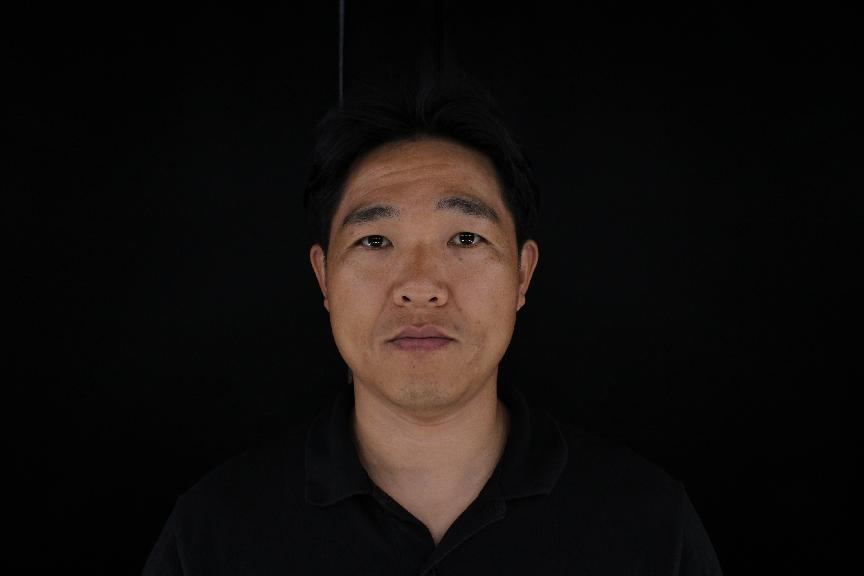
#> input picture image_modeling/augmented_data/가을_딥/3_aug000.jpg, 864 x 576 px; its folder holds only this picture in this run
$ python extract_features.py
#> lines starting #> are read from the running program, lines starting #| are printed output that depends on the picture; after the words box and inside, x2 and y2 are one past the last pixel; in counts of white or black regions, pixels touching at a corner belong together
### image_modeling/landmark_classifier.py
"""
개선된 눈 위치 기반 피부톤 분류기
- Eye-based 동적 ROI
- L 절대값 대신 a, b 중심 분류
- 얼굴 내부 정규화 (이마/볼/턱 비율)
- Median + outlier 제거 (percentile 10~90)
"""
import cv2
import numpy as np
from image_modeling.personal_color_classifier import PersonalColorClassifier


class RobustLandmarkClassifier(PersonalColorClassifier):
    """조명에 강건한 눈 위치 기반 분류기"""

    def __init__(self):
        super().__init__()
        # 눈 검출기 추가
        self.eye_cascade = cv2.CascadeClassifier(
            cv2.data.haarcascades + 'haarcascade_eye.xml'
        )

        # ML 모델 로드 (Gradio 앱 로직용)
        try:
            import pickle
            import os
            current_dir = os.path.dirname(os.path.abspath(__file__))
            model_path = os.path.join(current_dir, 'full_season_ml_model.pkl')
            if os.path.exists(model_path):
                with open(model_path, 'rb') as f:
#> (reads image_modeling/full_season_ml_model.pkl from the repository)
#> in main, image is the input picture: shape (576, 864, 3); mean B, G, R 13.7, 15.6, 19.9
                    data = pickle.load(f)
                    self.season_model = data['model']
            else:
                self.season_model = None
        except Exception as e:
            print(f"Warning: ML model load failed: {e}")
            self.season_model = None

    def apply_white_balance(self, image):
        """
        Gray World 화이트 밸런스
        - 이미지의 평균 색상을 회색(중립)으로 조정
        - a*, b* 값의 색편향(cast) 제거
        """
        # LAB 변환
        lab = cv2.cvtColor(image, cv2.COLOR_BGR2LAB)
#> lab: shape (576, 864, 3); mean of channels 0, 1, 2 16.1, 129.5, 129.8
        L, a, b = cv2.split(lab)
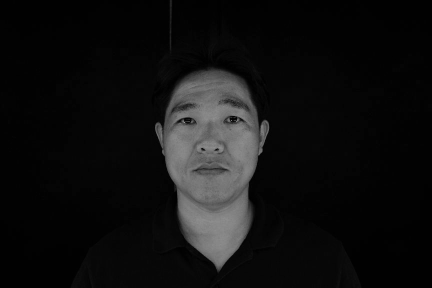
#> L: shape (576, 864) (shown at 1/2 size); min 0, max 222, mean 16.1
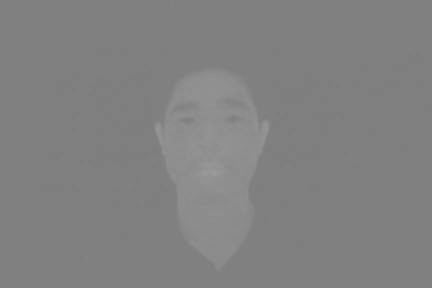
#> a: shape (576, 864) (shown at 1/2 size); min 124, max 156, mean 129.5

        # Gray World: a, b 채널의 평균을 128(중립)로 조정
        a_mean = np.mean(a)
#> a_mean = 129.5
        b_mean = np.mean(b)
#> b_mean = 129.8

        # 중립값(128)으로 5%만 shift (피부톤 보존)
        strength = 0.05  # 5% 강도
        a_shift = (a_mean - 128) * strength
#> a_shift = 0.0736
        b_shift = (b_mean - 128) * strength
#> b_shift = 0.092

        a_corrected = np.clip(a.astype(float) - a_shift, 0, 255).astype(np.uint8)
        b_corrected = np.clip(b.astype(float) - b_shift, 0, 255).astype(np.uint8)

        # LAB 재결합
        lab_corrected = cv2.merge([L, a_corrected, b_corrected])
#> lab_corrected: shape (576, 864, 3); mean of channels 0, 1, 2 16.1, 128.5, 128.8

        # BGR 변환
        image_wb = cv2.cvtColor(lab_corrected, cv2.COLOR_LAB2BGR)

        print(f"[DEBUG] 화이트 밸런스 (5%): a {a_mean:.1f}→{a_mean-a_shift:.1f}, b {b_mean:.1f}→{b_mean-b_shift:.1f}")
#| [DEBUG] 화이트 밸런스 (5%): a 129.5→129.4, b 129.8→129.7

        return image_wb

    def detect_face_and_extract_skin(self, image):
        """
        얼굴 검출 및 눈 위치 기반 볼 영역 추출
        """
        # 화이트밸런스 보정 활성화 (조명 정규화)
        image_wb = self.apply_white_balance(image)

        # 그레이스케일 변환 (보정된 이미지 사용)
        gray = cv2.cvtColor(image_wb, cv2.COLOR_BGR2GRAY)

        # 얼굴 검출
        faces = self.face_cascade.detectMultiScale(
            gray, scaleFactor=1.1, minNeighbors=5, minSize=(100, 100)
        )
#> faces = [[288, 140, 266, 266]]

        if len(faces) == 0:
            return None, None, None, None

        # 가장 큰 얼굴 선택
        x, y, w, h = max(faces, key=lambda f: f[2] * f[3])
#> x = 288; y = 140; w = 266; h = 266

        # 얼굴 영역 (화이트밸런스 보정된 이미지 사용)
        face_roi = image_wb[y:y+h, x:x+w]
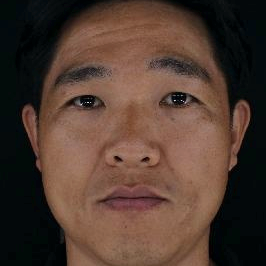
#> face_roi: shape (266, 266, 3); mean B, G, R 49.1, 59.8, 81.3
        gray_face = gray[y:y+h, x:x+w]
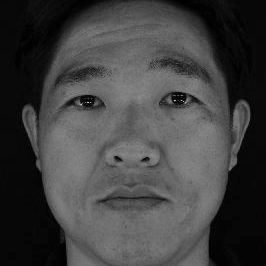
#> gray_face: shape (266, 266); min 1, max 218, mean 65

        # 얼굴 영역 내에서 눈 검출
        eyes = self.eye_cascade.detectMultiScale(
            gray_face, scaleFactor=1.1, minNeighbors=10, minSize=(20, 20)
        )
#> eyes = [[154, 77, 45, 45], [60, 78, 49, 49]]

        # 눈 위치 기반 ROI 계산
        h_roi, w_roi = face_roi.shape[:2]

        # 눈 검출 필터링 (너무 큰 것, 너무 아래 있는 것 제외)
        valid_eyes = []
        for (ex, ey, ew, eh) in eyes:
            # 눈 크기 검증: 얼굴 너비의 10~25%
            if not (0.1 * w_roi <= ew <= 0.25 * w_roi):
                continue
            # 눈 위치 검증: 얼굴 상단 20~45% 사이
            eye_center_y = ey + eh // 2
            if not (0.2 * h_roi <= eye_center_y <= 0.45 * h_roi):
                continue
            valid_eyes.append((ex, ey, ew, eh))
#> this loop made 2 passes
#> (ex, ey, ew, eh, eye_center_y) on passes 1 to 2: (154, 77, 45, 45, 99), (60, 78, 49, 49, 102)
#> after the loop, valid_eyes = [(154, 77, 45, 45), (60, 78, 49, 49)]

        if len(valid_eyes) >= 2:
            # 유효한 눈이 2개 이상 검출된 경우
            # x 좌표로 정렬 (왼쪽/오른쪽)
            valid_eyes = sorted(valid_eyes, key=lambda e: e[0])
#> valid_eyes = [(60, 78, 49, 49), (154, 77, 45, 45)]
            left_eye = valid_eyes[0]
#> left_eye = (60, 78, 49, 49)
            right_eye = valid_eyes[-1]
#> right_eye = (154, 77, 45, 45)

            # 눈의 중심점
            left_eye_y = left_eye[1] + left_eye[3] // 2
#> left_eye_y = 102
            right_eye_y = right_eye[1] + right_eye[3] // 2
#> right_eye_y = 99
            eye_line_y = (left_eye_y + right_eye_y) // 2
#> eye_line_y = 100

            # 눈 기준선 아래로 광대 위치 추정
            cheekbone_y = eye_line_y + int(h_roi * 0.15)
#> cheekbone_y = 139
            lower_cheek_y = cheekbone_y + int(h_roi * 0.12)
#> lower_cheek_y = 170

            # 이마 영역 (눈 위)
            forehead_y = max(int(h_roi * 0.15), eye_line_y - int(h_roi * 0.15))
#> forehead_y = 61

            # 턱 영역 (광대 아래보다 더 아래)
            chin_y = min(int(h_roi * 0.75), lower_cheek_y + int(h_roi * 0.15))
#> chin_y = 199

            eyes_detected = True
        else:
            # 눈 검출 실패: 폴백 (비율 기반)
            lower_cheek_y = int(h_roi * 0.50)  # 0.55 → 0.50 (조금 위로)
            forehead_y = int(h_roi * 0.15)
            chin_y = int(h_roi * 0.70)          # 0.75 → 0.70 (조금 위로)
            eyes_detected = False

        # 피부 영역 추출
        ycrcb = cv2.cvtColor(face_roi, cv2.COLOR_BGR2YCrCb)
#> ycrcb: shape (266, 266, 3); mean of channels 0, 1, 2 65, 139.6, 119.1
        lower_skin = np.array([0, 110, 50], dtype=np.uint8)
        upper_skin = np.array([255, 200, 155], dtype=np.uint8)
        skin_mask = cv2.inRange(ycrcb, lower_skin, upper_skin)
#> skin_mask: shape (266, 266); every value is 255

        # 어두운 픽셀 제외
        gray_check = cv2.cvtColor(face_roi, cv2.COLOR_BGR2GRAY)
        dark_mask = gray_check > 15
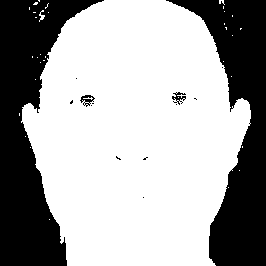
#> dark_mask: shape (266, 266) bool; 65.4% white; 14 black regions (10 under 20 px), largest, box (x1, y1, x2, y2) and area: (0, 0, 104, 266) 12816, (166, 0, 266, 266) 11481, (172, 92, 186, 105) 84, (80, 95, 95, 107) 83
        skin_mask = cv2.bitwise_and(skin_mask, skin_mask, mask=dark_mask.astype(np.uint8) * 255)

        # 모폴로지 연산
        kernel = cv2.getStructuringElement(cv2.MORPH_ELLIPSE, (3, 3))
        skin_mask = cv2.morphologyEx(skin_mask, cv2.MORPH_CLOSE, kernel)
#> skin_mask: shape (266, 266); 65.6% white; 7 black regions (4 under 20 px), largest, box (x1, y1, x2, y2) and area: (0, 0, 103, 266) 12777, (168, 0, 266, 266) 11455, (81, 95, 92, 99) 23
        skin_mask = cv2.morphologyEx(skin_mask, cv2.MORPH_OPEN, kernel)
#> skin_mask: shape (266, 266); 65.5% white; 6 black regions (3 under 20 px), largest, box (x1, y1, x2, y2) and area: (0, 0, 103, 266) 12830, (168, 0, 266, 266) 11484, (81, 95, 92, 103) 46

        # 3개 영역 마스크 생성 (메이크업/경계 회피)
        # 1) 이마 (눈썹~머리카락 사이, 중앙보다 양옆)
        forehead_mask = np.zeros_like(skin_mask)
        forehead_x = int(w_roi * 0.30)  # 0.25 → 0.30 (더 중앙으로)
        forehead_w = int(w_roi * 0.40)  # 0.50 → 0.40 (양옆 조금만)
        forehead_h = int(h_roi * 0.08)  # 0.10 → 0.08 (머리카락 경계 피하기)
        forehead_mask[
            forehead_y:min(forehead_y+forehead_h, h_roi),
            forehead_x:forehead_x+forehead_w
        ] = 255

        # 2) 광대 아래 (콧방울 옆, 입선 위, 다크서클/팔자 피하기)
        cheek_mask = np.zeros_like(skin_mask)
        left_cheek_x = int(w_roi * 0.15)   # 0.12 → 0.15 (콧방울에서 조금 떨어짐)
        left_cheek_w = int(w_roi * 0.18)   # 0.20 → 0.18 (약간 좁게)
        cheek_h = int(w_roi * 0.12)        # 0.15 → 0.12 (입술 경계 피하기)

        cheek_mask[
            lower_cheek_y:min(lower_cheek_y+cheek_h, h_roi),
            left_cheek_x:left_cheek_x+left_cheek_w
        ] = 255

        right_cheek_x = int(w_roi * 0.67)  # 0.68 → 0.67
        cheek_mask[
            lower_cheek_y:min(lower_cheek_y+cheek_h, h_roi),
            right_cheek_x:right_cheek_x+left_cheek_w
        ] = 255

        # 3) 턱 (입술 바로 아래 피하고, 턱선 안쪽 평평한 부분만)
        chin_mask = np.zeros_like(skin_mask)
        chin_x = int(w_roi * 0.35)         # 0.30 → 0.35 (더 중앙)
        chin_w = int(w_roi * 0.30)         # 0.40 → 0.30 (좁게)
        chin_h = int(h_roi * 0.08)         # 0.10 → 0.08 (턱선 경계 피하기)
        chin_mask[
            chin_y:min(chin_y+chin_h, h_roi),
            chin_x:chin_x+chin_w
        ] = 255

        # 각 영역 추출
        forehead_final = cv2.bitwise_and(skin_mask, forehead_mask)
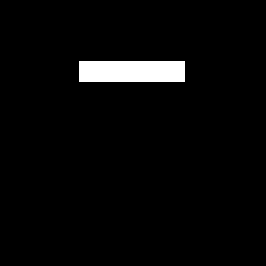
#> forehead_final: shape (266, 266); 3.1% white; 1 white region, box (x1, y1, x2, y2) and area: (79, 61, 185, 82) 2226
        cheek_final = cv2.bitwise_and(skin_mask, cheek_mask)
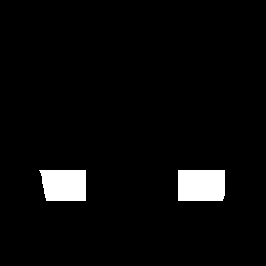
#> cheek_final: shape (266, 266); 3.9% white; 2 white regions, box (x1, y1, x2, y2) and area: (178, 170, 225, 201) 1450, (39, 170, 86, 201) 1334
        chin_final = cv2.bitwise_and(skin_mask, chin_mask)
#> chin_final: shape (266, 266); 2.3% white; 1 white region, box (x1, y1, x2, y2) and area: (93, 199, 172, 220) 1659

        # 시각화 (화이트 밸런스 보정된 이미지 사용)
        vis_image = image_wb.copy()
        cv2.rectangle(vis_image, (x, y), (x+w, y+h), (0, 255, 0), 2)
#> vis_image: shape (576, 864, 3); mean B, G, R 15.7, 18, 16.5
#> (the rest of the program and of its run is left out)
